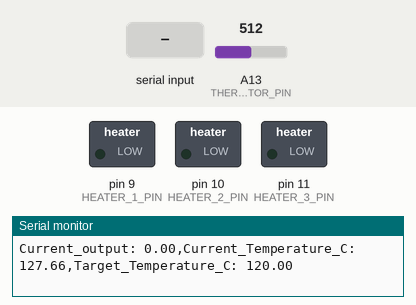
Simulated run of this program. Board: Arduino Mega 2560, built with avr-gcc and run on an emulated ATmega2560. Parts: switched loads named in the program (green lamp = pin HIGH), the last lines printed to the serial monitor. The inputs (shaded band) are chosen by the test bench; at power-on: A13 (THERMISTOR_PIN) = 512.

Above: at 1.2 s.
1.3 s: "200\n" received over Serial
At 3.1 s:
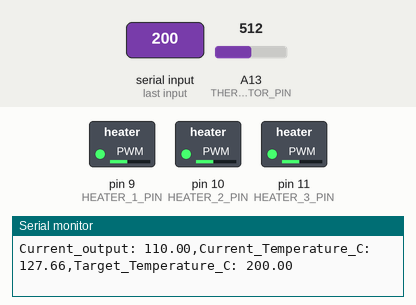
3.5 s: A13 (THERMISTOR_PIN) set to 122
At 4.8 s:
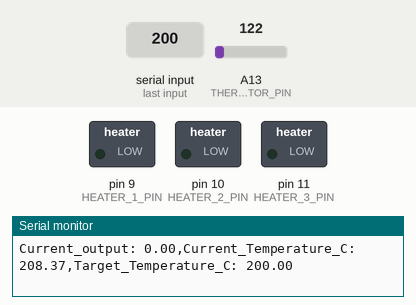
5.5 s: A13 (THERMISTOR_PIN) set to 210
At 6.5 s:
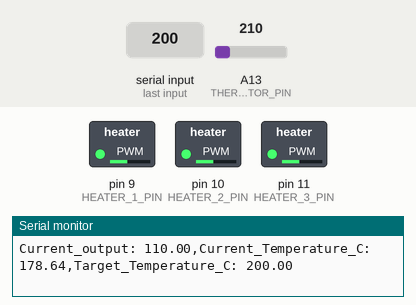
7.5 s: A13 (THERMISTOR_PIN) set to 110
At 9.4 s:
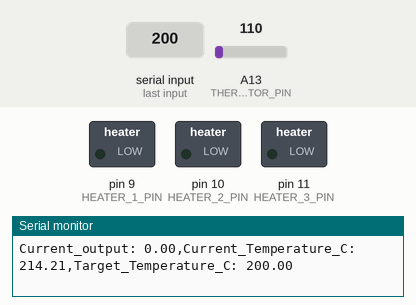
Timing chart, 0 to 10.9 s (numbered marks = the images above; inputs shaded):
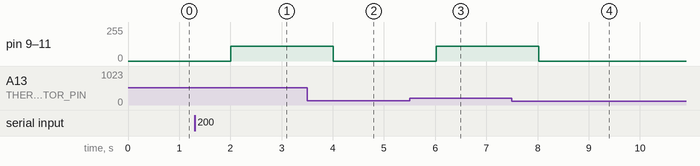

The program:

main.cpp
```cpp
#include <Arduino.h>

#include <PID_v1.h>

// Pin definitions
#define HEATER_1_PIN 9
#define HEATER_2_PIN 10
#define HEATER_3_PIN 11
#define THERMISTOR_PIN A13
#define MAX_OUTPUT_PWM 110

// Thermistor parameters
#define THERMISTOR_SERIES_RESISTOR 10000 // Series resistor value in ohms
#define THERMISTOR_NOMINAL_RESISTANCE 100000 // Nominal resistance of the thermistor at 25°C
#define THERMISTOR_NOMINAL_TEMPERATURE 25 // Nominal temperature of the thermistor in °C
#define THERMISTOR_B_COEFFICIENT 3950 // Beta coefficient of the thermistor

// PID parameters
double setpoint = 120; // Target temperature in °C
double input, output;
double Kp = 50, Ki = 10, Kd = 1; // PID constants
PID pid(&input, &output, &setpoint, Kp, Ki, Kd, DIRECT);


// Function to read temperature from NTC thermistor
double readTemperature() {
  int rawADC = analogRead(THERMISTOR_PIN);
  double resistance = THERMISTOR_SERIES_RESISTOR / ((1023.0 / rawADC) - 1);
  double steinhart;
  steinhart = resistance / THERMISTOR_NOMINAL_RESISTANCE; // (R/Ro)
  steinhart = log(steinhart); // ln(R/Ro)
  steinhart /= THERMISTOR_B_COEFFICIENT; // 1/B * ln(R/Ro)
  steinhart += 1.0 / (THERMISTOR_NOMINAL_TEMPERATURE + 273.15); // + (1/To)
  steinhart = 1.0 / steinhart; // Invert
  steinhart -= 273.15; // Convert to Celsius
  steinhart += 40;      // Random offset value I Found
  return steinhart;
}


void setup() {
  // Initialize Serial communication
  Serial.begin(115200);

  // Set heater pins as output
  pinMode(HEATER_1_PIN, OUTPUT);
  pinMode(HEATER_2_PIN, OUTPUT);
  pinMode(HEATER_3_PIN, OUTPUT);

  // Initialize PID
  pid.SetMode(AUTOMATIC);

  // Set PWM frequency for heater control (for MOSFETs)
  analogWrite(HEATER_1_PIN, 0); // Set PWM frequency to approximately 980 Hz
  analogWrite(HEATER_2_PIN, 0); // Set PWM frequency to approximately 980 Hz
  analogWrite(HEATER_3_PIN, 0); // Set PWM frequency to approximately 980 Hz
}

void loop() {
  if (Serial.available() > 0) {
    String userInput = Serial.readStringUntil('\n');
    int newSetpoint = userInput.toInt();

    if (newSetpoint >= 10 && newSetpoint <= 200) {
      setpoint = newSetpoint;
      Serial.print("Setpoint updated to ");
      Serial.print(setpoint);
      Serial.println(" °C");
    } else {
      Serial.println("Please enter a value between 10 and 200 for setpoint");
    }
  }

  // Read temperature from thermistor
  double temperature = readTemperature();

  // Set the current temperature as the input for PID
  input = temperature;

  // Compute PID output (heater control signal)
  pid.Compute();

  output = map(output, 0, 255, 0, MAX_OUTPUT_PWM);

  // Apply PID output to control heaters
  analogWrite(HEATER_1_PIN, min(output, MAX_OUTPUT_PWM));
  analogWrite(HEATER_2_PIN, min(output, MAX_OUTPUT_PWM));
  analogWrite(HEATER_3_PIN, min(output, MAX_OUTPUT_PWM));

  // Print current and target temperatures
  Serial.print("Current_output: ");
  Serial.print(output);
  Serial.print(",Current_Temperature_C: ");
  Serial.print(temperature);
  Serial.print(",Target_Temperature_C: ");
  Serial.print(setpoint);
  Serial.println(" ");

  delay(1000); // Delay for stability, adjust as needed

}
```

Measured:
- after the input at 1.3 s, pin 9 (HEATER_1_PIN), pin 10 (HEATER_2_PIN), pin 11 (HEATER_3_PIN): 0/255 → 110/255 after 0.71 s
- after the input at 3.5 s, pin 9 (HEATER_1_PIN), pin 10 (HEATER_2_PIN), pin 11 (HEATER_3_PIN): 110/255 → 0/255 after 0.51 s
- after the input at 5.5 s, pin 9 (HEATER_1_PIN), pin 10 (HEATER_2_PIN), pin 11 (HEATER_3_PIN): 0/255 → 110/255 after 0.52 s
- after the input at 7.5 s, pin 9 (HEATER_1_PIN), pin 10 (HEATER_2_PIN), pin 11 (HEATER_3_PIN): 110/255 → 0/255 after 0.52 s
